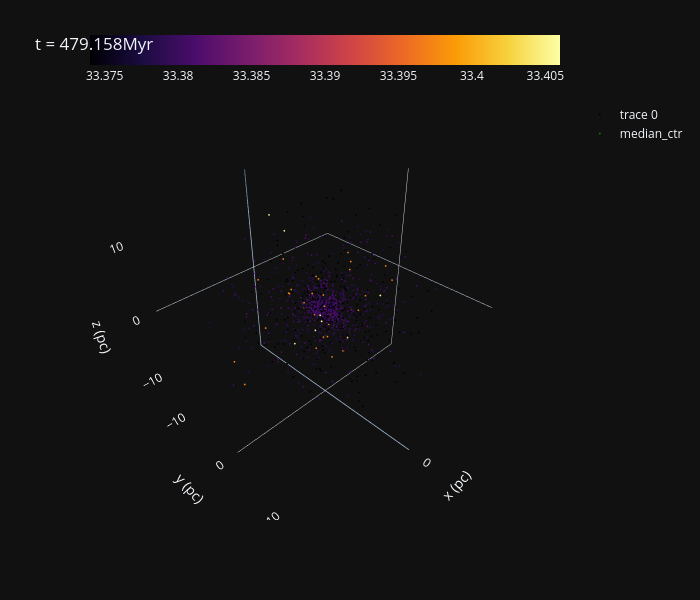

Notebook cell for this chart:
### Code cell
total_data = go.Scatter3d(
    x=cluster_x, 
    y=cluster_y, 
    z=cluster_z, 
    opacity=1, 
    mode='markers',
    marker=dict(color=np.log10(cluster_lums), 
                showscale=True, 
                size=1,
                colorscale='inferno',
                colorbar=dict(title='', orientation='h'), 
               ),
    )
total_data.marker.colorbar.title.side = 'right'

mean_ctr = go.Scatter3d(
    x=[float(np.mean(cluster_x))], 
    y=[float(np.mean(cluster_y))], 
    z=[float(np.mean(cluster_z))], 
    opacity=1, 
    mode='markers',
    marker=dict(color='blue', 
                size=2, 
               ),
    name='mean_ctr'
    )
mask_ctr = go.Scatter3d(
    x=[clust_ctr[0]], 
    y=[clust_ctr[1]], 
    z=[clust_ctr[2]], 
    opacity=1, 
    mode='markers',
    marker=dict(color='red', 
                size=2, 
               ),
    name='mask_ctr'
    )
median_ctr = go.Scatter3d(
    x=[float(np.median(cluster_x))], 
    y=[float(np.median(cluster_y))], 
    z=[float(np.median(cluster_z))], 
    opacity=1, 
    mode='markers',
    marker=dict(color='green', 
                size=2, 
               ),
    name='median_ctr'
    )
fig=go.Figure()
fig.add_trace(total_data)
# fig.add_trace(mean_ctr)
#fig.add_trace(mask_ctr)
fig.add_trace(median_ctr)



#fig=go.Figure(data=total_data,  )

fig.update_layout(title = 't = {:.3f}Myr'.format(current_time_myr), 
                  template='plotly_dark', 
                  width=700, 
                  height=600,
                  scene = dict(
                  xaxis = dict(nticks=3, ),
                  yaxis = dict(nticks=3, showgrid=False),
                  zaxis = dict(nticks=3, showgrid=False),
                  ),
                 )
fig.update_scenes(xaxis_title=dict(text='x (pc)'),
                  yaxis_title=dict(text='y (pc)'),
                  zaxis_title=dict(text='z (pc)'),
                  )
fig.show()

### Figure 1 — Plotly figure (JSON) as saved in the notebook; plotly's stock layout.template omitted (floating-point values rounded to 4 significant figures; data arrays with more than 128 entries replaced by an {"elided": "..."} marker saying what was removed)
{"data": [{"marker": {"color": {"elided": "1794 float values"}, "colorbar": {"orientation": "h", "title": {"side": "right", "text": ""}}, "colorscale": [[0, "#000004"], [0.1111, "#1b0c41"], [0.2222, "#4a0c6b"], [0.3333, "#781c6d"], [0.4444, "#a52c60"], [0.5556, "#cf4446"], [0.6667, "#ed6925"], [0.7778, "#fb9b06"], [0.8889, "#f7d13d"], [1, "#fcffa4"]], "showscale": true, "size": 1}, "mode": "markers", "opacity": 1, "type": "scatter3d", "x": {"elided": "1794 float values"}, "y": {"elided": "1794 float values"}, "z": {"elided": "1794 float values"}}, {"marker": {"color": "green", "size": 2}, "mode": "markers", "name": "median_ctr", "opacity": 1, "type": "scatter3d", "x": [0], "y": [7.105e-15], "z": [0]}], "layout": {"height": 600, "scene": {"xaxis": {"nticks": 3, "title": {"text": "x (pc)"}}, "yaxis": {"nticks": 3, "showgrid": false, "title": {"text": "y (pc)"}}, "zaxis": {"nticks": 3, "showgrid": false, "title": {"text": "z (pc)"}}}, "title": {"text": "t = 479.158Myr"}, "width": 700}}
